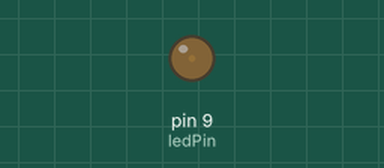
Recording of a sketch running on a simulated Arduino Uno, built with avr-gcc and run on an emulated ATmega328P. On the bench: output pins drawn as LEDs (lit = HIGH).

Above: at 0.05 s.
At 1.15 s:
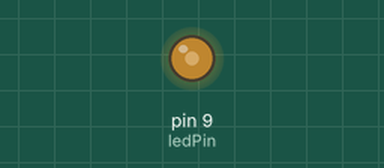
At 2.3 s:
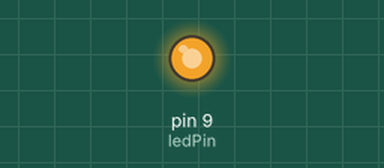
At 4.6 s:
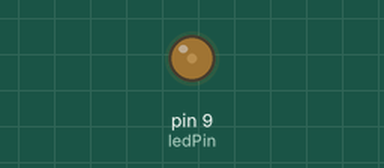
Timing chart, 0 to 6.7 s (numbered marks = the images above):
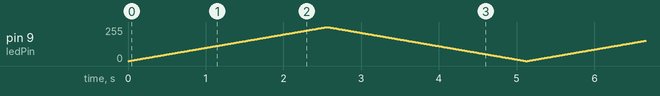

The sketch:

PWM-Digtal-Brightness.ino
```cpp
const int ledPin = 9;

void setup() {
  pinMode(ledPin, OUTPUT);
}
// use the analoguewrite function to set the PMW value and simulate a fading effect of a LED going dim to bright
void loop() {
  // Dim to bright
  for (int brightness = 0; brightness <= 255; brightness++) {
    analogWrite(ledPin, brightness);
    delay(10); //simulate the fading
  }

  // Bright to dim
  for (int brightness = 255; brightness >= 0; brightness--) {
    analogWrite(ledPin, brightness);
    delay(10);
  }
}
```
